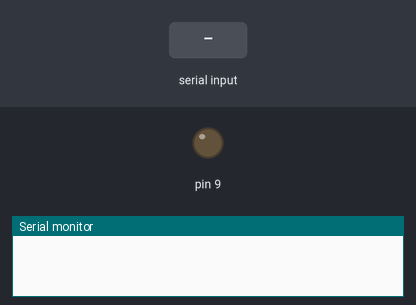
Simulated run of this sketch. Board: Arduino Uno, built with avr-gcc and run on an emulated ATmega328P. Shown: output pins drawn as LEDs (lit = HIGH), the last lines printed to the serial monitor. The test bench sets the inputs (shaded band).

Above: at 1.2 s.
1.3 s: "1" received over Serial
At 2.5 s:
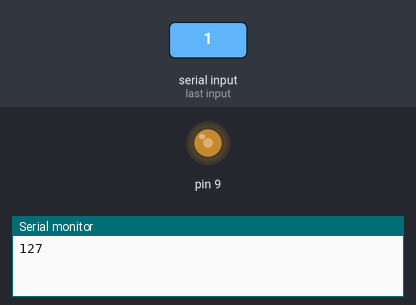
2.8 s: "2" received over Serial
At 3.7 s:
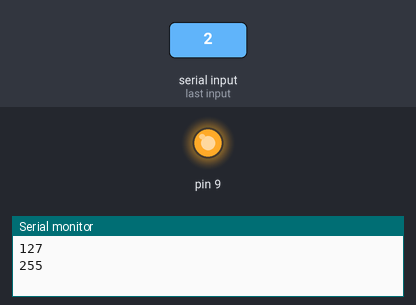
4.3 s: "0" received over Serial
At 4.8 s:
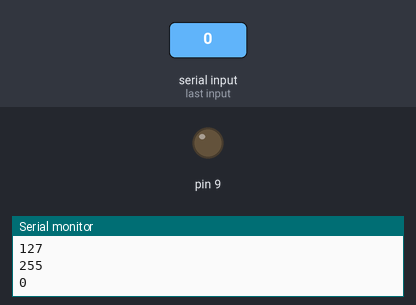
Timing chart, 0 to 7.3 s (numbered marks = the images above; inputs shaded):
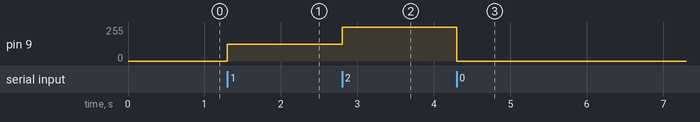

The sketch:

2022.04.14_test1.ino
```cpp
void setup() {
  Serial.begin(9600);
}
void loop() {
  if(Serial.available()){
    char c = Serial.read();
    int a=0;
    if(c=='0'){
      a=0;
      analogWrite(9,a);
    } else if(c=='1'){
      a=127;
      analogWrite(9,a);
    }else if(c=='2'){
      a=255;
      analogWrite(9,a);
    }
    Serial.println(a);
  }
}
```

Measured:
- after the input at 1.3 s, pin 9: 0/255 → 127/255 at once
- after the input at 2.8 s, pin 9: 127/255 → 255/255 at once
- after the input at 4.3 s, pin 9: 255/255 → 0/255 at once
